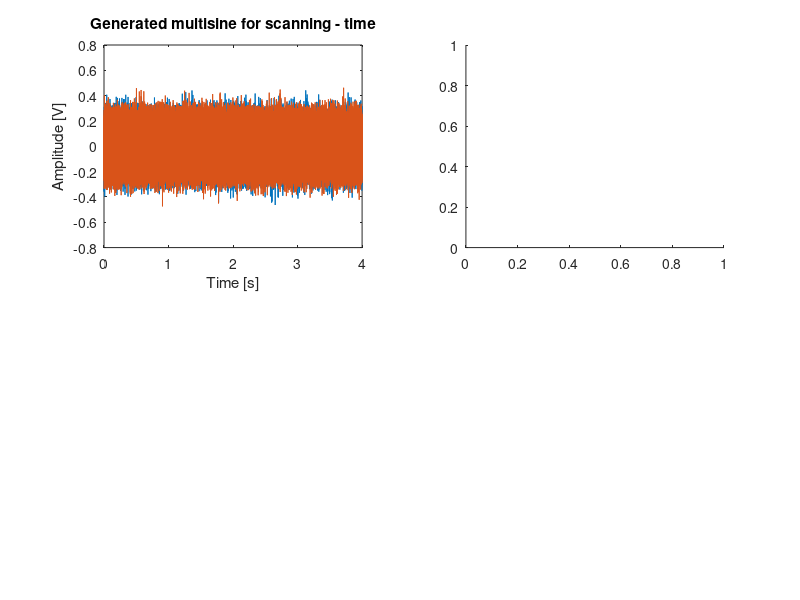

Reproduce this figure in MATLAB. (Note: this script raises an error after producing the figure.)
function [fs, maxFreq, N1, N2] = frequencyScanGeneration()
% [fs, maxFreq, N1, N2] = frequencyScanGeneration()
% generates a full multisine with a high spectral resolution, to lower the
% SNR. It will be applied at a high sampling frequency to cover up to 1MHz
% and make sure to identify all the poles of the FRF (up to this frequency)
%
% It contains 2 realizations because of how the PXI device works and it
% should have 2 periods to remove the first one (transient removal)
%
% The PXI measurement device seems to have issues with values larger than 1
    desiredRMS = 0.1;
    
    fs = 100e3; % -> nyquist at 50kHz
    maxFreq = 40e3;
    spectralRes1 = 0.25;
    spectralRes2 = 0.1;
    
    % res = fs/N
    N1 = fs/spectralRes1;
    N2 = fs/spectralRes2;
    
        % signal 1
    maxExcBin1 = maxFreq / spectralRes1; % maximum excited frequency bin
    SigFFT = zeros(N1, 1);
    Sig1 = zeros(N1, 2);
    Sel1 = zeros(maxExcBin1, 2);
    
    for rep = 1:2
        SigFFT(2:maxExcBin1+1) = exp(1j * unifrnd(-pi, pi, maxExcBin1, 1));
        Sel1(:, rep) = (1:maxExcBin1)';
    
        Sig1(:, rep) = real(ifft(SigFFT));
    
        % impose the max value
        Sig1(:, rep) = Sig1(:, rep) / rms(Sig1(:, rep)) * desiredRMS;
    end
    
        % signal 2
    maxExcBin2 = maxFreq / spectralRes2; % maximum excited frequency bin
    SigFFT = zeros(N2, 1);
    Sig2 = zeros(N2, 2);
    Sel2 = zeros(maxExcBin2, 2);
    
    for rep = 1:2
        SigFFT(2:maxExcBin2+1) = exp(1j * unifrnd(-pi, pi, maxExcBin2, 1));
        Sel2(:, rep) = (1:maxExcBin2)';
    
        Sig2(:, rep) = real(ifft(SigFFT));
    
        % impose the max value
        Sig2(:, rep) = Sig2(:, rep) / rms(Sig2(:, rep)) * desiredRMS;
    end
    
    
    %% ------- Plot of excitation signal ----------
        figure;
        subplot(2,2,1);
        plot((0:N1-1)/fs, Sig1);
        title('Generated multisine for scanning - time');
        xlabel('Time [s]');
        ylabel('Amplitude [V]');
        subplot(2,2,2);
        plot((0:N1-1)*fs/N1, db(fft(Sig1)), 'o');
        title('Generated multisine for scanning - frequency');
        xlabel('Frequency [Hz]');
        ylabel('Amplitude [dBV]');
        subplot(2,2,3);
        plot((0:N2-1)/fs, Sig2);
        title('Generated multisine for scanning - time');
        xlabel('Time [s]');
        ylabel('Amplitude [V]');
        subplot(2,2,4);
        plot((0:N2-1)*fs/N2, db(fft(Sig2)), 'o');
        title('Generated multisine for scanning - frequency');
        xlabel('Frequency [Hz]');
        ylabel('Amplitude [dBV]');
    
    folderPath = '../excitations/';
    signalName = 'frequencyScan';
    save(strcat(folderPath, signalName, '_Sig_E0_S0.mat'), "Sig2");
    save(strcat(folderPath, signalName, '_Sel_E0_S0.mat'), "Sel2");

end
